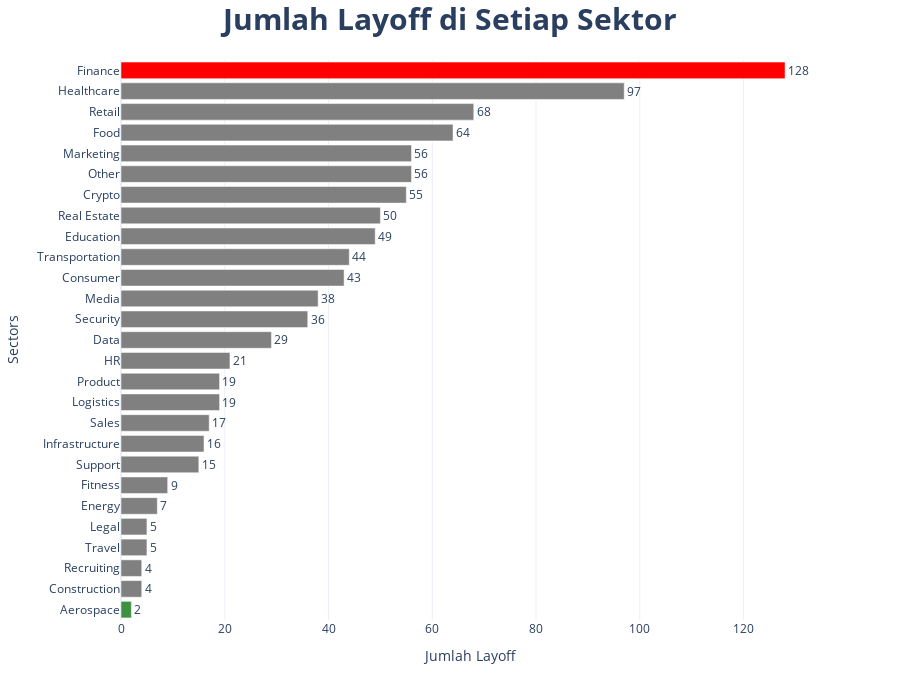

The notebook cell this image was saved under:
### Markdown cell above
Selanjutnya adalah pembuatan grafik agar lebih mudah memahami data

### Code cell
#Membuat list warna untuk yang nilainya max, min dan diluar max,min
colorlist_8 = []
for i in df_industry_count['count'].values: 
    if i == max(df_industry_count['count'].values):
        colorlist_8.append('#FF0000')
    elif i == min(df_industry_count['count'].values):
        colorlist_8.append('#3D9140')
    else:
        colorlist_8.append('#808080')



#Membuat Bar Chart count layoff setiap sektor
fig = px.bar(df_industry_count,x = 'count', y = 'industry',text_auto='count',
             labels={
                     "industry": "Sectors",
                     "count": "Jumlah Layoff"
                     },template="plotly_white", orientation= 'h') #Barchart setting
fig.update_traces(textfont_size=12, textangle=0, textposition="outside", cliponaxis=False,marker_color=colorlist_8) #text setting
fig.update_layout(height=700,
                  title="<b>Jumlah Layoff di Setiap Sektor<b>",title_x=0.5,title_font=dict(size=30),yaxis=dict(autorange="reversed")
) #tittle setting
fig.show()

### Figure 1 — Plotly figure (JSON) as saved in the notebook; plotly's stock layout.template omitted (floating-point values rounded to 4 significant figures)
{"data": [{"alignmentgroup": "True", "cliponaxis": false, "hovertemplate": "Jumlah Layoff=%{x}<br>Sectors=%{y}<extra></extra>", "legendgroup": "", "marker": {"color": ["#FF0000", "#808080", "#808080", "#808080", "#808080", "#808080", "#808080", "#808080", "#808080", "#808080", "#808080", "#808080", "#808080", "#808080", "#808080", "#808080", "#808080", "#808080", "#808080", "#808080", "#808080", "#808080", "#808080", "#808080", "#808080", "#808080", "#3D9140"], "pattern": {"shape": ""}}, "name": "", "offsetgroup": "", "orientation": "h", "showlegend": false, "textangle": 0, "textfont": {"size": 12}, "textposition": "outside", "texttemplate": "%{x:count}", "type": "bar", "x": [128, 97, 68, 64, 56, 56, 55, 50, 49, 44, 43, 38, 36, 29, 21, 19, 19, 17, 16, 15, 9, 7, 5, 5, 4, 4, 2], "xaxis": "x", "y": ["Finance", "Healthcare", "Retail", "Food", "Marketing", "Other", "Crypto", "Real Estate", "Education", "Transportation", "Consumer", "Media", "Security", "Data", "HR", "Product", "Logistics", "Sales", "Infrastructure", "Support", "Fitness", "Energy", "Legal", "Travel", "Recruiting", "Construction", "Aerospace"], "yaxis": "y"}], "layout": {"barmode": "relative", "height": 700, "legend": {"tracegroupgap": 0}, "margin": {"t": 60}, "title": {"font": {"size": 30}, "text": "<b>Jumlah Layoff di Setiap Sektor<b>", "x": 0.5}, "xaxis": {"anchor": "y", "domain": [0, 1], "title": {"text": "Jumlah Layoff"}}, "yaxis": {"anchor": "x", "autorange": "reversed", "domain": [0, 1], "title": {"text": "Sectors"}}}}
